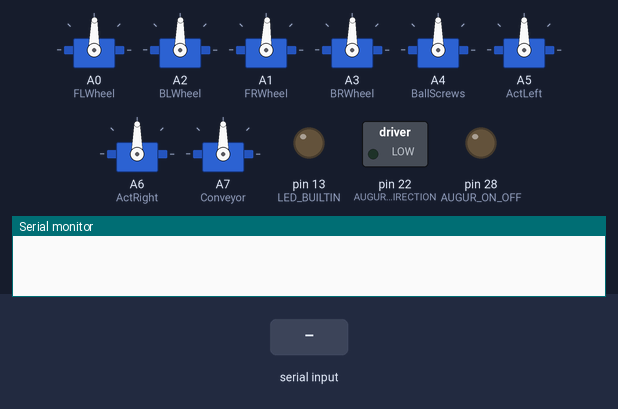
Simulated run of this sketch. Board: Arduino Mega 2560, built with avr-gcc and run on an emulated ATmega2560. Parts: 8 × servo, switched loads named in the sketch (green lamp = pin HIGH), output pins drawn as LEDs (lit = HIGH), the last lines printed to the serial monitor. The test bench sets the inputs (shaded band).

Above: at 1.2 s.
1.3 s: "M:45\n" received over Serial
At 2.5 s:
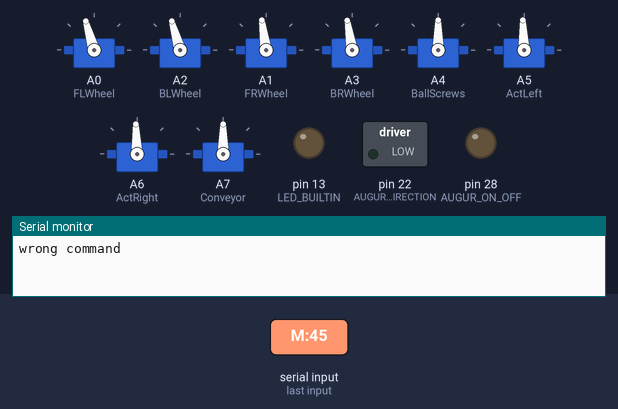
2.8 s: "Y:45\n" received over Serial
At 3.8 s:
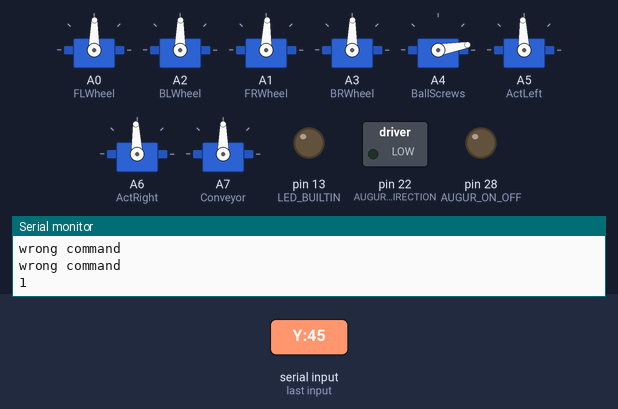
4.3 s: "A:45\n" received over Serial
At 5.0 s:
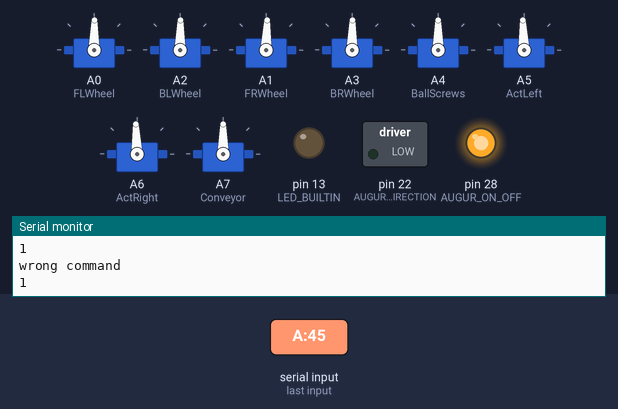
5.8 s: "X:45\n" received over Serial
At 6.1 s:
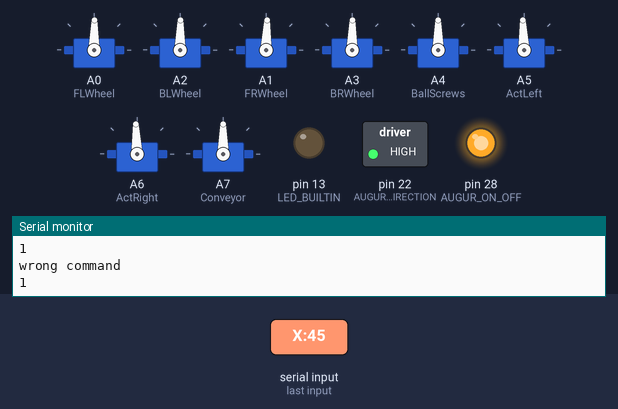
7.3 s: "B:45\n" received over Serial
At 8.5 s:
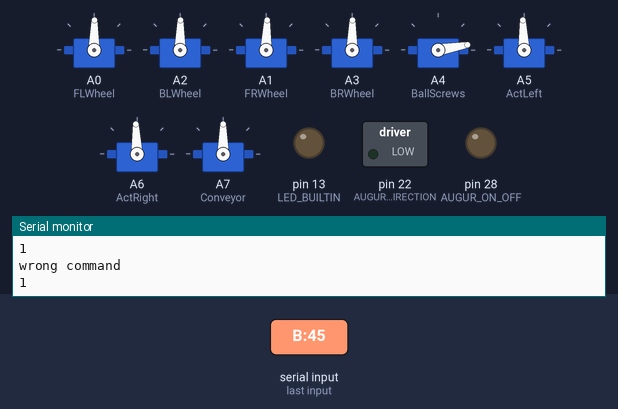
Timing chart, 0 to 9.8 s (numbered marks = the images above; inputs shaded):
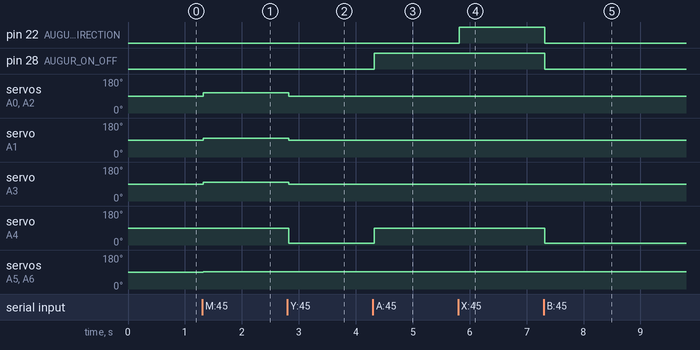

Measured:
- after the input at 1.3 s, servo on A0 (FLWheel), servo on A2 (BLWheel): 89° → 106° at once; servo on A1 (FRWheel): 88° → 98° at once; servo on A3 (BRWheel): 89° → 99° at once; servo on A5 (ActLeft), servo on A6 (ActRight): 90° → 92° at once
- after the input at 2.8 s, servo on A0 (FLWheel), servo on A2 (BLWheel): 106° → 89° at once; servo on A1 (FRWheel): 98° → 88° at once; servo on A3 (BRWheel): 99° → 89° at once; servo on A4 (BallScrews): 90° → 10° at once
- after the input at 4.3 s, pin 28 (AUGUR_ON_OFF): LOW → HIGH at once; servo on A4 (BallScrews): 10° → 90° at once
- after the input at 5.8 s, pin 22 (AUGUR_DIRECTION): LOW → HIGH at once
- after the input at 7.3 s, pin 22 (AUGUR_DIRECTION), pin 28 (AUGUR_ON_OFF): HIGH → LOW at once; servo on A4 (BallScrews): 90° → 10° at once

The sketch:

LunacatsArduino.ino
```cpp
//#include <ArduinoJson.h>
#include <Servo.h>

//##########################################//
//                DEFINITIONS               //
//##########################################//

//Used for the Actuator
#define NEUTRAL 92
#define ACT_DOWN_MATCH 140
#define ACT_UP 10
#define ACT_DOWN 170
#define ACT_UP_MATCH 45

#define AUGUR_ON_OFF 28
#define AUGUR_DIRECTION 22

// Motor Encoder Light Definitions
// ZERO          - Solid Orange
// BACKWARD      - flashing or solid red   (full speed = solid)
// FORWARD       - flashing or solid green (full speed = solid)
// NOT CONNECTED - Flashing Orange (hate to see that happen)

Servo FLWheel; //This is definitely correct. Good job Tom
Servo BLWheel;
Servo FRWheel;
Servo BRWheel;
Servo ActLeft;
Servo ActRight;
Servo BallScrews;
Servo Conveyor;

//##########################################//
//                 MOVEMENT                 //
//##########################################//

// ------------ MOTOR FUNCTIONS ------------ //

// #-NOTE-# 90 is not exact 0 for all motor
// encoders due to variation in creation.
// Therefore, trial and error determined
// the offset of the values read.

void powerWheel_FL(int pwr) {
  FLWheel.write( pwr - 1 );
}

void powerWheel_FR(int pwr) {
  FRWheel.write( pwr - 2 );
}

void powerWheel_BL(int pwr) {
  BLWheel.write( pwr - 1 );
}

void powerWheel_BR(int pwr) {
  BRWheel.write( pwr - 1 );
}

//pwr range:  -90 < pwr < 90
//reverse:    -90 < pwr < 0
//forward:     0  < pwr < 90
//stop:        pwr = 0
void powerDrive_Left(int pwr) {
  //convert range to 0 < pwr < 180
  pwr = pwr+90;
  powerWheel_FL(pwr);
  powerWheel_BL(pwr);
}

//pwr range: -90 < pwr < 90
void powerDrive_Right(int pwr) {
  //convert range to 0 < pwr < 180
  pwr = pwr+90;
  powerWheel_FR(pwr);
  powerWheel_BR(pwr);
}

//pwr range: -90 < pwr < 90
void powerDrive_All(int pwr) {
  powerDrive_Left(pwr);
  powerDrive_Right(pwr);
}

void forward(){
  int pwr = 20;
  powerDrive_All(pwr);
}

void left(){
  int pwr = 25;
  powerDrive_Left(-pwr);
  powerDrive_Right(pwr);
}

void right(){
  int pwr = 25;
  powerDrive_Left(pwr);
  powerDrive_Right(-pwr);
}

void back(){
  int pwr = -20;
  powerDrive_All(pwr);
}

void halt(){
  int pwr = 0;
  powerDrive_All(pwr);
}

void moveRobot(String s) {
  float angle = s.toFloat();
  powerDrive_Left(20*sin(angle));
  powerDrive_Right(20*cos(angle));
}

// ------------ ACTUATOR ------------ //

void upAct(){
  ActLeft.write(ACT_UP);
  ActRight.write(ACT_UP_MATCH);
}

void stopAct() {
  ActLeft.write(NEUTRAL);
  ActRight.write(NEUTRAL);
}

void downAct(){
  ActLeft.write(ACT_DOWN);
  ActRight.write(ACT_DOWN_MATCH);
}

// ------------ DRILL ------------ //

void drillUp(){
  ActLeft.write(ACT_DOWN);
  ActRight.write(ACT_DOWN_MATCH);
}

// ------------ BALL SCREWS------------ //

void ballsDrop(){
  BallScrews.write(10);
}
void ballsUp(){
  BallScrews.write(170);
}
void ballsHalt(){
  BallScrews.write(90);
}

// ------------ CONVEYOR ------------ //

void conveyorEmpty(){
  Conveyor.write(10);
}
void conveyorCollect(){
  Conveyor.write(170);
}
void conveyorHalt(){
  Conveyor.write(90);
}

// ------------ AUGER ------------ //

void turnAugurClockwise() {
  digitalWrite(AUGUR_ON_OFF,HIGH);
  digitalWrite(AUGUR_DIRECTION,LOW);
}
void turnAugurCounterClockwise() {
  digitalWrite(AUGUR_ON_OFF,HIGH);
  digitalWrite(AUGUR_DIRECTION,HIGH);
}
void turnAugurOff() {
  digitalWrite(AUGUR_ON_OFF,   LOW);
  digitalWrite(AUGUR_DIRECTION,LOW);
}

//##########################################//
//                   MAIN                   //
//##########################################//

void setup()
{
  pinMode(LED_BUILTIN, OUTPUT);
  FLWheel.attach(A0);
  BLWheel.attach(A2);
  FRWheel.attach(A1);
  BRWheel.attach(A3);
  BallScrews.attach(A4);
  ActLeft.attach(A5);
  ActRight.attach(A6);
  Conveyor.attach(A7);

  Serial.begin(115200);
  Serial.setTimeout(20);

  pinMode(AUGUR_ON_OFF,OUTPUT);
  pinMode(AUGUR_DIRECTION,OUTPUT);

  halt();
}


enum Commands {
  //BACKWARD = 0, FORWARD = 1, LEFT = 2, RIGHT = 3,
  MOVE = 1,
  UPACT = 10, DOWNACT = 11,
  BALLDROP = 18, BALLUP = 19,
  CNVR_COLLECT = 14, CNVR_EMPTY = 15,
  AUGERTURN_CC = 16, AUGERTURN_CCW = 17,
  OFFSET_POS = 20, OFFSET_NEG = 21
};


/*
enum Commands {
  //BACKWARD = 1, FORWARD = 2, LEFT = 3, RIGHT = 4,
  MOVE = 1,
  ACTUATOR = 5,
  BALLSCREW = 6,
  CONVEYOR = 7,
  AUGER = 8,
  OFFSET = 9
};
*/

int getCommand(String s) {
  if(s.length() < 2) return -1;
  if(s[1] == ':') {
    char cmd = s[0];
    switch(cmd) {
      case 'M': return MOVE;
      case 'Y': return BALLDROP;
      case 'B': return BALLUP;
      case 'A': return AUGERTURN_CC;
      case 'X': return AUGERTURN_CCW;
      case 'L': return CNVR_EMPTY;
      case 'R': return DOWNACT;
      case 'S':
      default:  return -1;
    }
  }
  if(s[0] != 'Z') return -1;
  char cmd = s[1];
  if(cmd == 'L') return CNVR_COLLECT;
  if(cmd == 'R') return UPACT;

  return -1;
}

int isOn(String s) {
  int i = 2;
  if(s[2] == ':') i = 3;

  int res = s[i]-'0';
  if(res != 0 && res != 1) return -1;
  return res;
}

void stopAll() {
  Serial.println("wrong command");
  stopAct();
  halt();
  turnAugurOff();
  conveyorHalt();
  ballsHalt();
}

void startCommand(int input) {
  //Serial.println("starting...");
  char res = '1';
  switch(input) {
    /*case BACKWARD:
        back();
        digitalWrite(LED_BUILTIN, HIGH);
        break;
      case FORWARD:
        forward();
        digitalWrite(LED_BUILTIN, LOW);
        break;
      case LEFT:
        left();
        break;
      case RIGHT:
        right();
        break; */
      case UPACT:
        upAct();
        break;
      case DOWNACT:
        downAct();
        break;
      case BALLDROP:
        ballsDrop();
        break;
      case BALLUP:
        ballsDrop();
        break;
      case CNVR_COLLECT:
        conveyorCollect();
        break;
      case CNVR_EMPTY:
        conveyorEmpty();
        break;
      case AUGERTURN_CC:
        turnAugurClockwise();
        break;
      case AUGERTURN_CCW:
        turnAugurCounterClockwise();
        break;
      case OFFSET_POS:
        //offset += 5;
        break;
      case OFFSET_NEG:
        //offset -= 5;
        break;
      default:
        res = '0';
        stopAll();
        break;
    }
    Serial.println(res);
}

void stopCommand(int input) {
  //Serial.println("stopping...");
  char res = '1';
  switch(input) {
      case UPACT:
      case DOWNACT:
        stopAct();
        break;
      case BALLDROP:
      case BALLUP:
        ballsHalt();
        break;
      case CNVR_COLLECT:
      case CNVR_EMPTY:
        conveyorHalt();
        break;
      case AUGERTURN_CC:
      case AUGERTURN_CCW:
        turnAugurOff();
        break;
      case OFFSET_POS:
      case OFFSET_NEG:
        break;
      default:
        res = '0';
        stopAll();
        break;
    }
    Serial.println(res);
}

void parseCommand(String buff)
{
  //Serial.println(buff);
  //StaticJsonBuffer<200> jsonBuffer;
  //JsonObject &root = jsonBuffer.parseObject(buff);
  //bool success = root.success();
  int input = getCommand(buff);
  bool success = (input != -1);

  if (!success) {
    Serial.println("Bad Json String");
  }
  else {
    int start = isOn(buff);
    if(start == -1) stopAll();

    if(input == MOVE) {
      if(!start) halt();
      else moveRobot(buff.substring(2));
    }
    else if(start) startCommand(input);
    else stopCommand(input);
  }
}

void loop()
{
  // interpretCommand();
  if (Serial.available() > 0)
  {
    String recieved = Serial.readString();
    if(recieved == "init"){
      Serial.println("success");
    }
    else{
      parseCommand(recieved);
    }
  }
}
```
